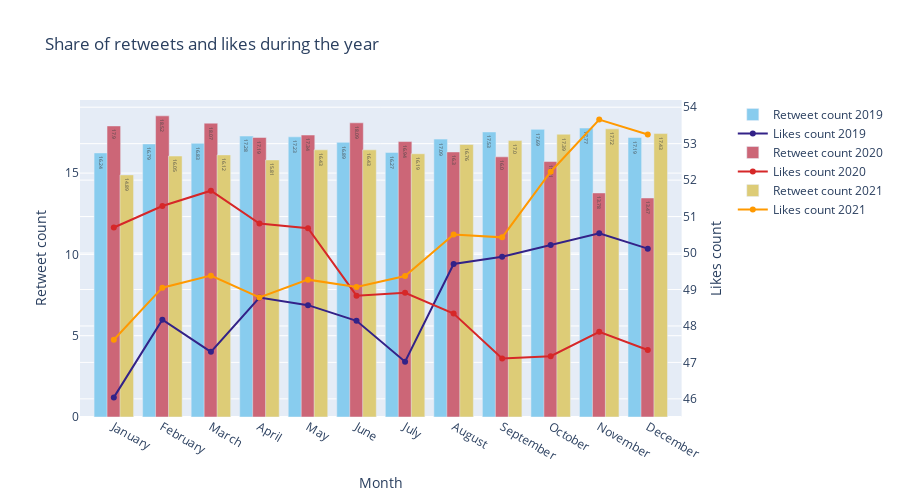
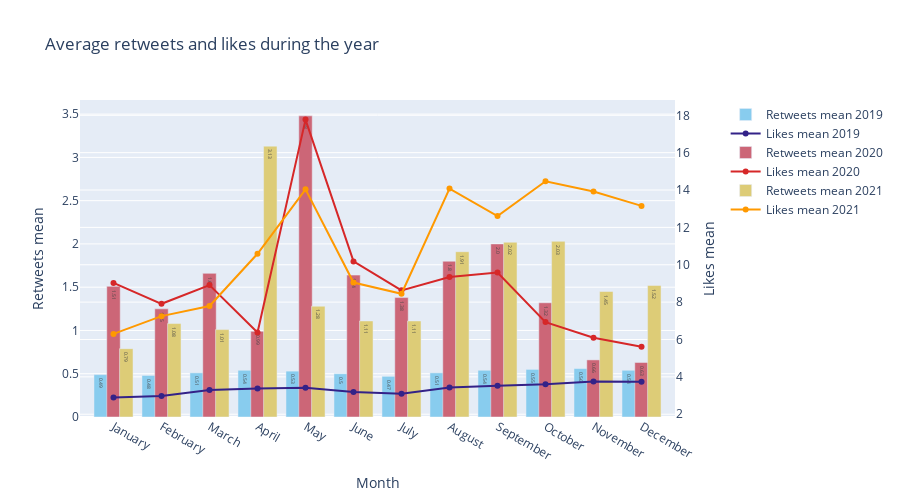

Here is the notebook cell these charts were saved with, in order:
### Code cell
analysis_chart(df_analysis, 'month', '% with retweets', '% with likes', 'Month', '% with retweets',
               '% with likes', 'Percentage of retweets and likes during the year')
analysis_chart(df_analysis, 'month', 'retweets mean', 'likes mean', 'Month', 'Retweets mean', 'Likes mean',
               'Average retweets and likes during the year')

### Figure 1 — Plotly figure (JSON) as saved in the notebook; plotly's stock layout.template omitted (floating-point values rounded to 4 significant figures)
{"data": [{"marker": {"color": "rgb(136, 204, 238)"}, "name": "Retweet count 2019", "text": ["16.24", "16.79", "16.83", "17.28", "17.23", "16.89", "16.27", "17.09", "17.53", "17.69", "17.77", "17.19"], "textposition": "inside", "width": 0.28, "x": ["January", "February", "March", "April", "May", "June", "July", "August", "September", "October", "November", "December"], "y": [16.24, 16.79, 16.83, 17.28, 17.23, 16.89, 16.27, 17.09, 17.53, 17.69, 17.77, 17.19], "type": "bar", "xaxis": "x", "yaxis": "y"}, {"marker": {"color": "rgb(51, 34, 136)"}, "name": "Likes count 2019", "x": ["January", "February", "March", "April", "May", "June", "July", "August", "September", "October", "November", "December"], "y": [46.04, 48.17, 47.29, 48.78, 48.57, 48.14, 47.02, 49.7, 49.9, 50.22, 50.54, 50.12], "type": "scatter", "xaxis": "x", "yaxis": "y2"}, {"marker": {"color": "rgb(204, 102, 119)"}, "name": "Retweet count 2020", "text": ["17.9", "18.52", "18.07", "17.19", "17.34", "18.09", "16.94", "16.3", "16.0", "15.71", "13.78", "13.47"], "textposition": "inside", "width": 0.28, "x": ["January", "February", "March", "April", "May", "June", "July", "August", "September", "October", "November", "December"], "y": [17.9, 18.52, 18.07, 17.19, 17.34, 18.09, 16.94, 16.3, 16.0, 15.71, 13.78, 13.47], "type": "bar", "xaxis": "x", "yaxis": "y"}, {"marker": {"color": "#D62728"}, "name": "Likes count 2020", "x": ["January", "February", "March", "April", "May", "June", "July", "August", "September", "October", "November", "December"], "y": [50.7, 51.29, 51.71, 50.81, 50.68, 48.83, 48.91, 48.34, 47.11, 47.17, 47.84, 47.34], "type": "scatter", "xaxis": "x", "yaxis": "y2"}, {"marker": {"color": "rgb(221, 204, 119)"}, "name": "Retweet count 2021", "text": ["14.89", "16.05", "16.12", "15.81", "16.43", "16.43", "16.19", "16.76", "17.0", "17.39", "17.72", "17.43"], "textposition": "inside", "width": 0.28, "x": ["January", "February", "March", "April", "May", "June", "July", "August", "September", "October", "November", "December"], "y": [14.89, 16.05, 16.12, 15.81, 16.43, 16.43, 16.19, 16.76, 17.0, 17.39, 17.72, 17.43], "type": "bar", "xaxis": "x", "yaxis": "y"}, {"marker": {"color": "#FF9900"}, "name": "Likes count 2021", "x": ["January", "February", "March", "April", "May", "June", "July", "August", "September", "October", "November", "December"], "y": [47.62, 49.05, 49.38, 48.78, 49.27, 49.07, 49.37, 50.51, 50.43, 52.23, 53.66, 53.25], "type": "scatter", "xaxis": "x", "yaxis": "y2"}], "layout": {"xaxis": {"anchor": "y", "domain": [0.0, 0.94], "title": {"text": "Month"}}, "yaxis": {"anchor": "x", "domain": [0.0, 1.0], "title": {"text": "Retweet count"}}, "yaxis2": {"anchor": "x", "overlaying": "y", "side": "right", "title": {"text": "Likes count"}}, "title": {"text": "Share of retweets and likes during the year"}, "width": 900, "height": 500}}

### Figure 2 — Plotly figure (JSON) as saved in the notebook; plotly's stock layout.template omitted (floating-point values rounded to 4 significant figures)
{"data": [{"marker": {"color": "rgb(136, 204, 238)"}, "name": "Retweets mean 2019", "text": ["0.49", "0.48", "0.51", "0.54", "0.53", "0.5", "0.47", "0.51", "0.54", "0.55", "0.56", "0.54"], "textposition": "inside", "width": 0.28, "x": ["January", "February", "March", "April", "May", "June", "July", "August", "September", "October", "November", "December"], "y": [0.49, 0.48, 0.51, 0.54, 0.53, 0.5, 0.47, 0.51, 0.54, 0.55, 0.56, 0.54], "type": "bar", "xaxis": "x", "yaxis": "y"}, {"marker": {"color": "rgb(51, 34, 136)"}, "name": "Likes mean 2019", "x": ["January", "February", "March", "April", "May", "June", "July", "August", "September", "October", "November", "December"], "y": [2.9, 2.98, 3.3, 3.38, 3.41, 3.19, 3.09, 3.43, 3.53, 3.6, 3.75, 3.74], "type": "scatter", "xaxis": "x", "yaxis": "y2"}, {"marker": {"color": "rgb(204, 102, 119)"}, "name": "Retweets mean 2020", "text": ["1.51", "1.25", "1.66", "0.99", "3.48", "1.64", "1.38", "1.8", "2.0", "1.32", "0.66", "0.63"], "textposition": "inside", "width": 0.28, "x": ["January", "February", "March", "April", "May", "June", "July", "August", "September", "October", "November", "December"], "y": [1.51, 1.25, 1.66, 0.99, 3.48, 1.64, 1.38, 1.8, 2.0, 1.32, 0.66, 0.63], "type": "bar", "xaxis": "x", "yaxis": "y"}, {"marker": {"color": "#D62728"}, "name": "Likes mean 2020", "x": ["January", "February", "March", "April", "May", "June", "July", "August", "September", "October", "November", "December"], "y": [9.03, 7.91, 8.91, 6.37, 17.77, 10.18, 8.63, 9.34, 9.58, 6.93, 6.09, 5.61], "type": "scatter", "xaxis": "x", "yaxis": "y2"}, {"marker": {"color": "rgb(221, 204, 119)"}, "name": "Retweets mean 2021", "text": ["0.79", "1.08", "1.01", "3.13", "1.28", "1.11", "1.11", "1.91", "2.02", "2.03", "1.45", "1.52"], "textposition": "inside", "width": 0.28, "x": ["January", "February", "March", "April", "May", "June", "July", "August", "September", "October", "November", "December"], "y": [0.79, 1.08, 1.01, 3.13, 1.28, 1.11, 1.11, 1.91, 2.02, 2.03, 1.45, 1.52], "type": "bar", "xaxis": "x", "yaxis": "y"}, {"marker": {"color": "#FF9900"}, "name": "Likes mean 2021", "x": ["January", "February", "March", "April", "May", "June", "July", "August", "September", "October", "November", "December"], "y": [6.3, 7.25, 7.79, 10.59, 14.04, 9.05, 8.45, 14.08, 12.61, 14.47, 13.92, 13.15], "type": "scatter", "xaxis": "x", "yaxis": "y2"}], "layout": {"xaxis": {"anchor": "y", "domain": [0.0, 0.94], "title": {"text": "Month"}}, "yaxis": {"anchor": "x", "domain": [0.0, 1.0], "title": {"text": "Retweets mean"}}, "yaxis2": {"anchor": "x", "overlaying": "y", "side": "right", "title": {"text": "Likes mean"}}, "title": {"text": "Average retweets and likes during the year"}, "width": 900, "height": 500}}
